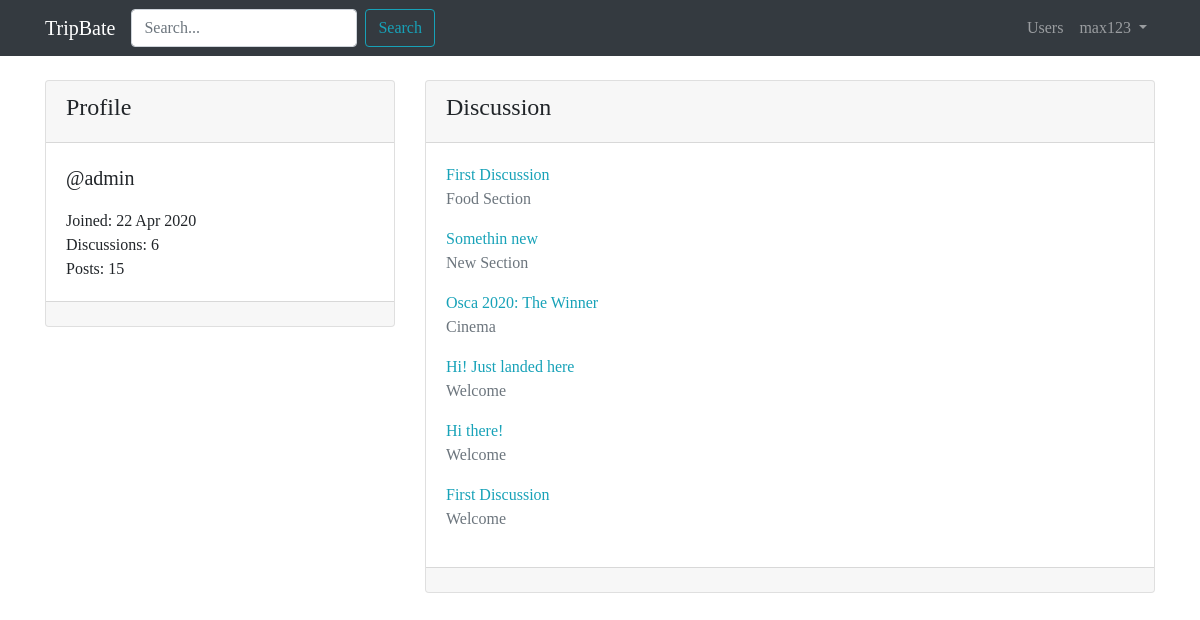
Page /user/admin/ (signed in) on the committed database.
### forum/models.py (models this page shows, shortened)
class Discussion(models.Model):
  title = models.CharField(max_length=120)
  creation_date = models.DateTimeField(auto_now_add=True)
  author_discussion = models.ForeignKey(User, on_delete=models.CASCADE, related_name="discussions")
  belong_section = models.ForeignKey(Section, on_delete=models.CASCADE)
  def get_absolute_url(self):
    return reverse("visualize_discussion", kwargs={"pk": self.pk})

class Section(models.Model):
  name_section = models.CharField(max_length=80)
  description = models.CharField(max_length=150, blank=True, null=True)
  logo_section = models.ImageField(blank=True, null=True)
  def __str__(self):
    return self.name_section

### core/views.py (the view)
# urls.py: path("user/<username>/", views.userProfileView, name="user_profile"),
def userProfileView(request, username):
    user = get_object_or_404(User, username=username)
    discussions_user = Discussion.objects.filter(author_discussion=user).order_by("-pk")
    context = {"user": user, "discussions_user": discussions_user}
    return render(request, 'core/user_profile.html', context)

### core/templates/core/user_profile.html (shortened to what this page needs)
{% extends 'base.html' %}
{% block content %}
  <div class="row mt-3">
    <div class="col-4">
      <div class="card my-2">
        <div class="card-header">
          <h4>{% if request.user == user %} Your {% endif %} Profile</h4>
        </div>
        <div class="card-body">
          <p class="lead">@{{ user }}</p>
          <p class="mb-0">Joined: {{ user.date_joined|date:"d M Y"}}</p>
          <p class="mb-0">Discussions: {{ user.discussions.count }}</p>
          <p class="mb-0">Posts: {{ user.posts.count }}</p>
        </div>
        <div class="card-footer"></div>
      </div>
    </div>
    <div class="col-8">
      <div class="card my-2">
        <div class="card-header">
          <h4>Discussion</h4>
        </div>
        <div class="card-body">
          {% for discussion in discussions_user %}
            <a href="{{ discussion.get_absolute_url }}">{{ discussion.title }}</a>
            <p class="text-muted">{{ discussion.belong_section }}</p>
          {% empty %}
            {% if request.user != user %}
              <p>@{{ user }} hasn't created any discussion yet</p>
            {% else %}
              <p>You haven't created any discussion yet, would you like to a discussion?</p>
            {% endif %}
          {% endfor %}
        </div>
        <div class="card-footer"></div>
      </div>
    </div>
  </div>
{% endblock content %}

### templates/base.html (shortened to what this page needs)
{% load static %}
<!doctype html>
<html lang="en">
<head>
  <link rel="stylesheet" href="{% static 'js/script.js' %}">
  <link rel="stylesheet" href="https://stackpath.bootstrapcdn.com/bootstrap/4.4.1/css/bootstrap.min.css"
>
  <link rel="stylesheet" href="{% static '/css/debate.css' %}">
  <link rel="stylesheet" href="{% static 'js/script.js' %}">
</head>
<body>
  <nav class="navbar navbar-expand-lg navbar-dark bg-dark">
    <div class="container">
      <a class="navbar-brand" href="/">TripBate</a>
      <div class="collapse navbar-collapse" id="navbarSupportedContent">
        <form class="form-inline my-2 my-lg-0" action="{% url 'search_function' %}">
          <input name="q" class="form-control mr-sm-2" type="search" placeholder="Search..." aria-label="Search">
          <button class="btn btn-outline-info my-2 my-sm-0" type="submit">Search</button>
        </form>
        <ul class="navbar-nav ml-auto">
          <li class="nav-item">
            <a class="nav-link" href="{% url 'user_list' %}">Users<span class="sr-only">(current)</span></a>
          </li>
          {% if request.user.is_authenticated %}
            <li class="nav-item dropdown">
              <a class="nav-link dropdown-toggle" href="#" id="navbarDropdown" role="button" data-toggle="dropdown"
                aria-haspopup="true" aria-expanded="false">
                {{ request.user.username }}
              </a>
            </li>
              {% endif %}
          </ul>
        </div>
      </div>
  </nav>
  <div class="container">
    {% block content %}
    {% endblock content %}
  </div>
</body>
</html>

### static-storage/css/debate.css (style rules this page uses)
body { font-family: 'Playfair Display', serif; }
a, a:hover { color: #17a2b8; }

### rows in the picture
Discussion: title "First Discussion", belong_section "Food Section"
Discussion: title "Somethin new", belong_section "New Section"
Discussion: title "Osca 2020: The Winner", belong_section "Cinema"
Discussion: title "Hi! Just landed here", belong_section "Welcome"
Discussion: title "Hi there!", belong_section "Welcome"
Discussion: title "First Discussion", belong_section "Welcome"

### other values in the picture
{{ request.user.username }} "max123"
{{ user }} "admin"
{{ user.date_joined|date:"d M Y" }} "22 Apr 2020"
{{ user.discussions.count }} "6"
{{ user.posts.count }} "15"
